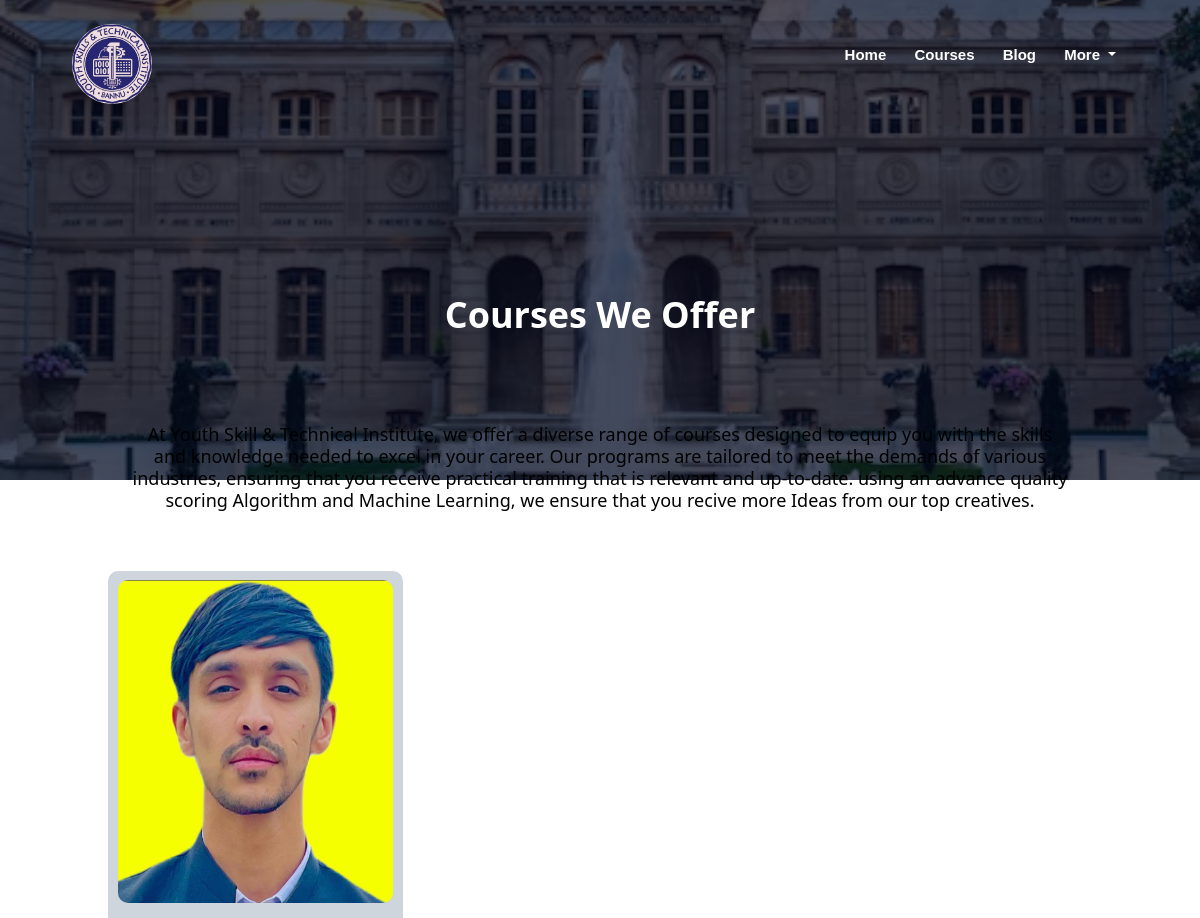
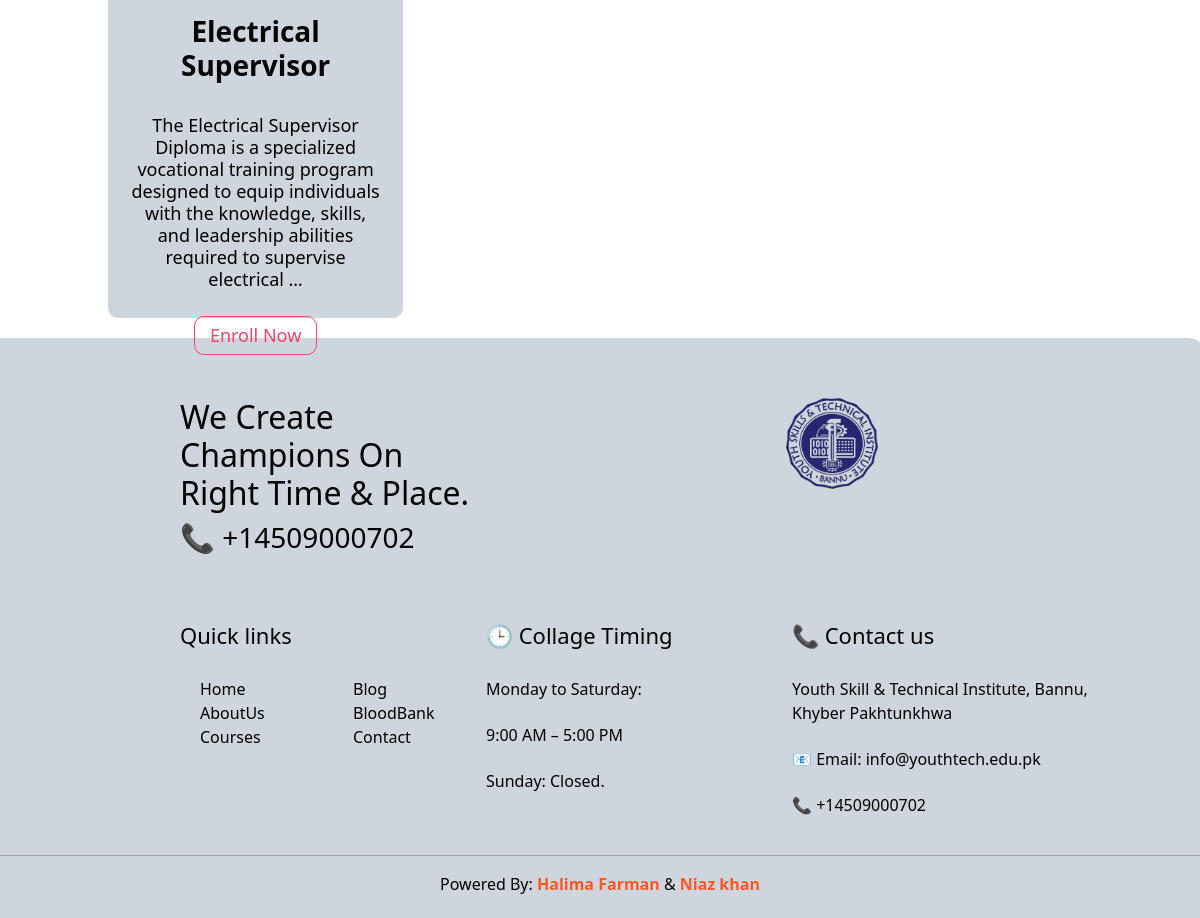
Screenshot of /programs/ with the database file from the repository (2 pictures, top to bottom).
### website/models.py (models this page shows, shortened)
class Program(models.Model):
    name = models.CharField(max_length=255)
    description = models.TextField()
    duration = models.CharField(max_length=50, help_text="e.g., 3 Months, 6 Months")
    semesters = models.PositiveIntegerField()
    fee = models.DecimalField(max_digits=10, decimal_places=2, help_text="Course fee in PKR")
    image = models.ImageField(upload_to='course_images/', blank=True, null=True)

### website/views.py (the view)
# urls.py: path('programs/', views.programs, name='programs'),
def programs(request):
    programs = Program.objects.all()
    return render(request, 'programs.html', {'programs': programs})

### website/templates/programs.html
{% extends "base.html" %}
{% block nav %}
{% include "subnav.html" %}
{% endblock nav %}
{% block content %}
    <section class='course'>
        <h1 style="text-align: center; margin-top: 65px;">
            Courses We Offer
        </h1>
        <p style="font-weight: 400; text-align: center; margin-bottom: 50px;">
            At Youth Skill & Technical Institute, we offer a diverse range of courses designed to equip you with the skills and knowledge needed to excel in your career. Our programs are tailored to meet the demands of various industries, ensuring that you receive practical training that is relevant and up-to-date.
            using an advance quality scoring Algorithm and Machine Learning, we ensure that you recive more Ideas from our top creatives.
        </p>
        <div class="row" >
            {% for program in programs %}
            <div class="course-col" style="padding: 1%">
                <img src="{{ program.image.url }}" alt="{{ program.name }}">
                <h3>
                    {{ program.name }}
                </h3>
                <p>
                    {{ program.description|truncatewords:25 }}
                </p>
                <a href="{% url 'program_detail' program.pk %}" class='hero-btn red-btn'>
                    Enroll Now
                </a>
            </div>
            {% endfor %}
        </div>
    </section>
{% endblock content %}

### static/style.css (style rules this page uses)
* { margin: 0; padding: 0; }
.hero-btn { display: inline-block; text-decoration: none; color: white; border: 1px solid white; padding: 5px 15px; font-size: 18px; background: transparent; position: relative; cursor: pointer; border-radius: 10px; }
.course { width: 80%; margin: auto; text-align: center; padding-top: 100px; }
.course h1 { font-size: 36px; font-weight: 600; cursor: pointer; }
.course p { color: #000000; font-size: 18px; font-weight: 300; line-height: 22px; padding: 10px; margin-top: 8%; }
.row { margin-top: 5%; display: flex; justify-content: space-between; }
.course-col { flex-basis: 30%; background: rgb(206, 213, 220); border-radius: 10px; margin-bottom: 2%; padding: 20px 12px; box-sizing: border-box; transition: 0.3s; cursor: pointer; }
.course-col img { width: 100%; height: 50%; border-radius: 10px; }
.course-col p { color: rgb(0, 0, 0); text-align: center; }
.course-col h3 { text-align: center; font-weight: 600; margin-top: 30px; color: rgb(6, 6, 6); }
.sub-header h1 { margin-top: 100px; }
.red-btn { border: 1px solid #f44366; background: transparent; color: #f44366; }

### rows the page displays
Program: image (picture), name "Electrical Supervisor", description "The Electrical Supervisor Diploma is a specialized vocational training program designed to equip individuals with the knowledge, skills, and leadership abilities required to supervise electrical …"
